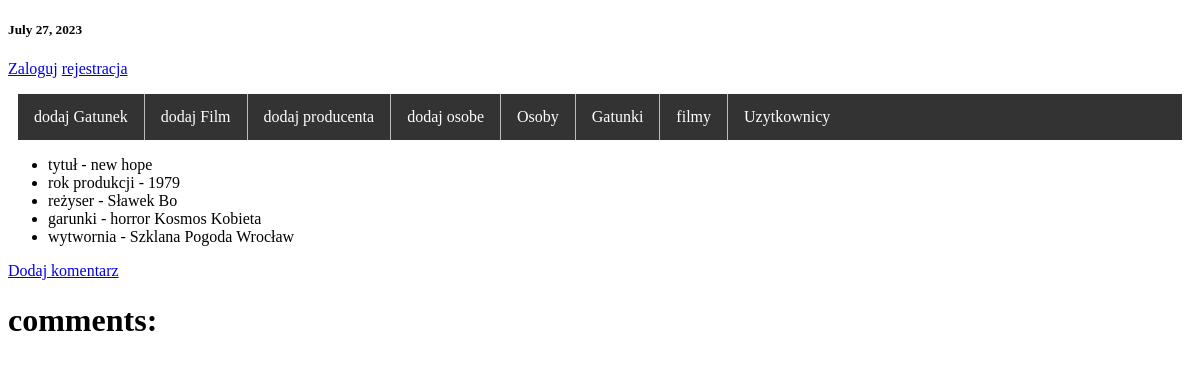
/movie/3/, run on the app's committed database.
### movie_app/models.py (models this page shows, shortened)
class Movie(models.Model):
    title = models.CharField(max_length=123)
    year = models.IntegerField()
    director = models.ForeignKey(Person, on_delete=models.CASCADE)
    producer = models.ForeignKey(Producer, on_delete=models.CASCADE)
    genre = models.ManyToManyField(Genre)

class Person(models.Model):
    first_name = models.CharField(max_length=123)
    last_name = models.CharField(max_length=123)
    year = models.IntegerField()
    def __str__(self):
        return f"{self.first_name} {self.last_name}"

class Genre(models.Model):
    name = models.CharField(max_length=123)
    def __str__(self):
        return self.name

class Producer(models.Model):
    name = models.CharField(max_length=123)
    city = models.CharField(max_length=123)
    year = models.IntegerField()
    def __str__(self):
        return f"{self.name} {self.city}"

### movie_app/views.py (the view)
# urls.py: path('movie/<int:id>/', views.MovieDetailView.as_view(), name='detail_movie'),
class MovieDetailView(View):
    def get(self, request, id):
        movie = Movie.objects.get(pk=id)
        return render(request, 'movie_detail.html', {'movie':movie})

### movie_app/context_proccesors.py (called while the page is built)
def zegarek(request):
    return {'date':datetime.now().date}

### templates/movie_detail.html (shortened to what this page needs)
{% extends 'base.html' %}
{% block content %}
    <ul>
        <li>
            tytuł - {{ movie.title }}
        </li>
        <li>
            rok produkcji - {{ movie.year }}
        </li>
        <li>
            reżyser - {{ movie.director }}
        </li>
        <li>
            garunki - {% for genre in movie.genre.all %} {{ genre }} {% endfor %}
        </li>
        <li>
            wytwornia - {{ movie.producer }}
        </li>
    </ul>
    <a href="{% url 'add_comment' movie.id %}">Dodaj komentarz</a>
    <h1>comments:</h1>
{% endblock %}

### movie_app/static/css/style.css (style rules this page uses)
li:last-child { border-right: none; }

### data on the page
Movie: title "new hope", year "1979", director "Sławek Bo", producer "Szklana Pogoda Wrocław"
Genre: name "horror"
Genre: name "Kosmos"
Genre: name "Kobieta"
